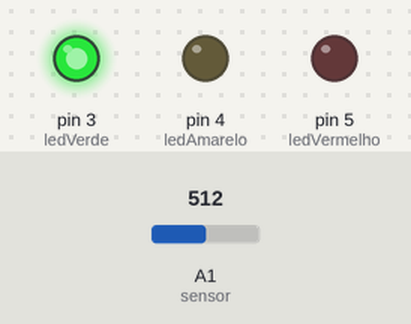
This sketch was run on a simulated Arduino Uno, built with avr-gcc and run on an emulated ATmega328P. Shown: output pins drawn as LEDs (lit = HIGH). Inputs (shaded band) come from the test bench; at power-on: A1 (sensor) = 512. What the sketch prints to the serial monitor is not drawn.

Above: at 0.1 s.
At 1.1 s:
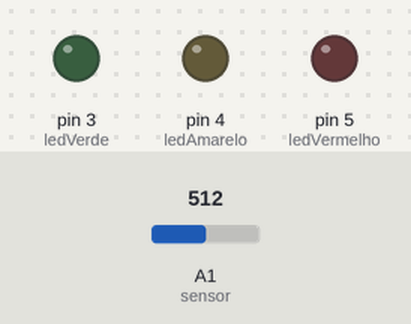
At 2.1 s:
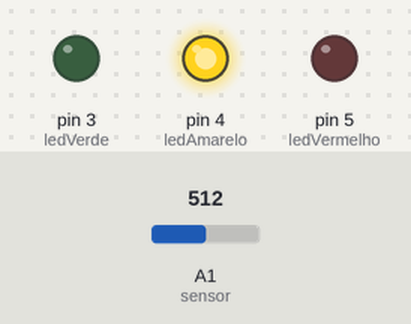
At 4.1 s:
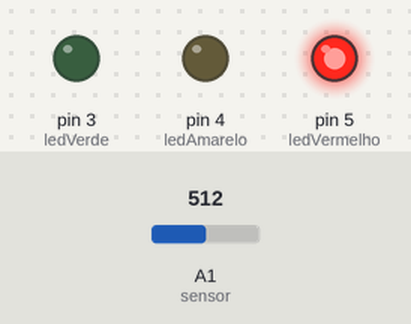
Timing chart, 0 to 5.6 s (numbered marks = the images above):
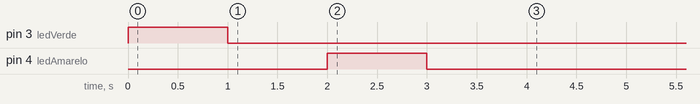

The sketch:

medidor_de_luminosidade.ino
```cpp
/*
Projeto Arduino sensor de luz com saida de leds.
Por Jota
----------------------------------------
--=<| www.ComoFazerAsCoisas.com.br |>=--
----------------------------------------
*/

int sensor = 1;      //Pino analógico em que o sensor está conectado.
int valorSensor = 0; //variável usada para ler o valor do sensor em tempo real.

const int ledVerde = 3;
const int ledAmarelo = 4;
const int ledVermelho = 5;

//Função setup, executado uma vez ao ligar o Arduino.
void setup(){
  //Ativando o serial monitor que exibirá os valores lidos no sensor.
  Serial.begin(9600);

  //Definindo pinos digitais dos leds como de saída.
  pinMode(ledVerde,OUTPUT);
  pinMode(ledAmarelo,OUTPUT);
  pinMode(ledVermelho,OUTPUT);

  digitalWrite(ledVerde,HIGH);
  delay(1000);
  digitalWrite(ledVerde,LOW);
  delay(1000);
  digitalWrite(ledAmarelo,HIGH);
  delay(1000);
  digitalWrite(ledAmarelo,LOW);
  delay(1000);
  digitalWrite(ledVermelho,HIGH);
  delay(1000);
  digitalWrite(ledVermelho,LOW);
}

//Função loop, executado enquanto o Arduino estiver ligado.
void loop(){

  //Lendo o valor do sensor.
  int valorSensor = analogRead(sensor);

  //Os valores da luminosidade podem ser alterados conforme a necessidade.
  //Luminosidade baixa.
  if (valorSensor < 750) {
    apagaLeds();
    digitalWrite(ledVermelho,HIGH);
  }

  //Luminosidade média.
  if (valorSensor >= 750 && valorSensor <= 800) {
    apagaLeds();
    digitalWrite(ledAmarelo,HIGH);
  }

  //Luminosidade alta.
  if (valorSensor > 800) {
    apagaLeds();
    digitalWrite(ledVerde,HIGH);
  }

  //Exibindo o valor do sensor no serial monitor.
  Serial.println(valorSensor);

  delay(50);
}

//Função criada para apagar todos os leds de uma vez.
void apagaLeds() {
  digitalWrite(ledVerde,LOW);
  digitalWrite(ledAmarelo,LOW);
  digitalWrite(ledVermelho,LOW);
}
```
